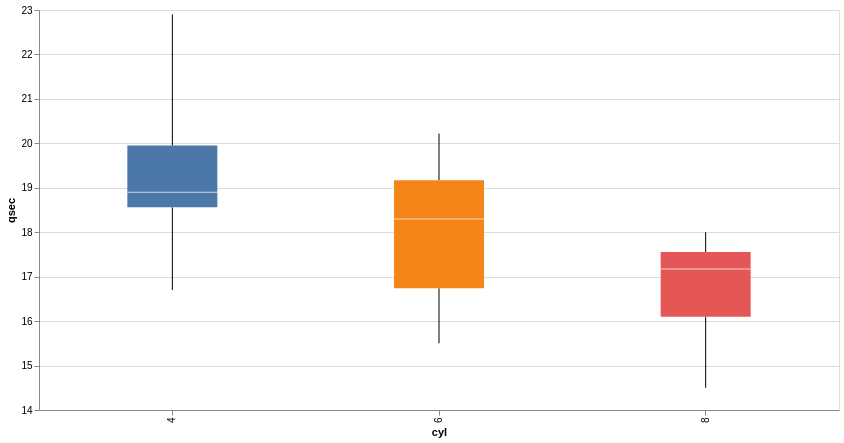

Source (Vega-Lite JSON):
### Vega-Lite specification from a JSON file in a GitHub repository (floating-point values rounded to 4 significant figures)
{"$schema": "https://vega.github.io/schema/vega-lite/v5.json", "description": "A vertical box plot showing median, min, and max block hours.", "width": 800, "height": 400, "data": {"values": [{"cyl": 6, "qsec": 16.46}, {"cyl": 6, "qsec": 17.02}, {"cyl": 4, "qsec": 18.61}, {"cyl": 6, "qsec": 19.44}, {"cyl": 8, "qsec": 17.02}, {"cyl": 6, "qsec": 20.22}, {"cyl": 8, "qsec": 15.84}, {"cyl": 4, "qsec": 20}, {"cyl": 4, "qsec": 22.9}, {"cyl": 6, "qsec": 18.3}, {"cyl": 6, "qsec": 18.9}, {"cyl": 8, "qsec": 17.4}, {"cyl": 8, "qsec": 17.6}, {"cyl": 8, "qsec": 18}, {"cyl": 8, "qsec": 17.98}, {"cyl": 8, "qsec": 17.82}, {"cyl": 8, "qsec": 17.42}, {"cyl": 4, "qsec": 19.47}, {"cyl": 4, "qsec": 18.52}, {"cyl": 4, "qsec": 19.9}, {"cyl": 4, "qsec": 20.01}, {"cyl": 8, "qsec": 16.87}, {"cyl": 8, "qsec": 17.3}, {"cyl": 8, "qsec": 15.41}, {"cyl": 8, "qsec": 17.05}, {"cyl": 4, "qsec": 18.9}, {"cyl": 4, "qsec": 16.7}, {"cyl": 4, "qsec": 16.9}, {"cyl": 8, "qsec": 14.5}, {"cyl": 6, "qsec": 15.5}, {"cyl": 8, "qsec": 14.6}, {"cyl": 4, "qsec": 18.6}]}, "mark": {"type": "boxplot", "extent": "min-max"}, "encoding": {"x": {"field": "cyl", "type": "nominal"}, "color": {"field": "cyl", "type": "nominal", "legend": null}, "y": {"field": "qsec", "type": "quantitative", "scale": {"zero": false}}, "size": {"value": 90}}}
